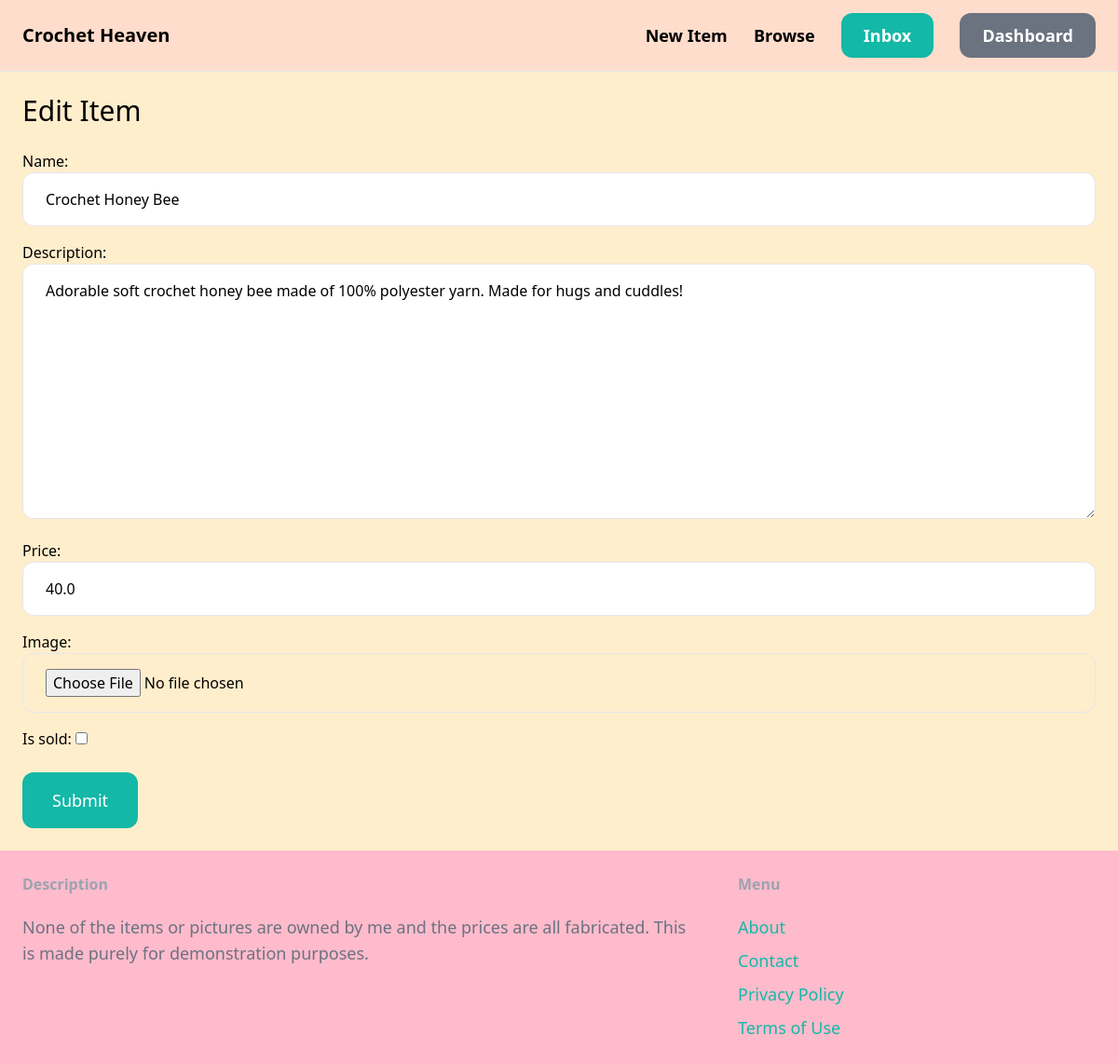
The page /items/3/edit (signed in) on the database as committed earlier.
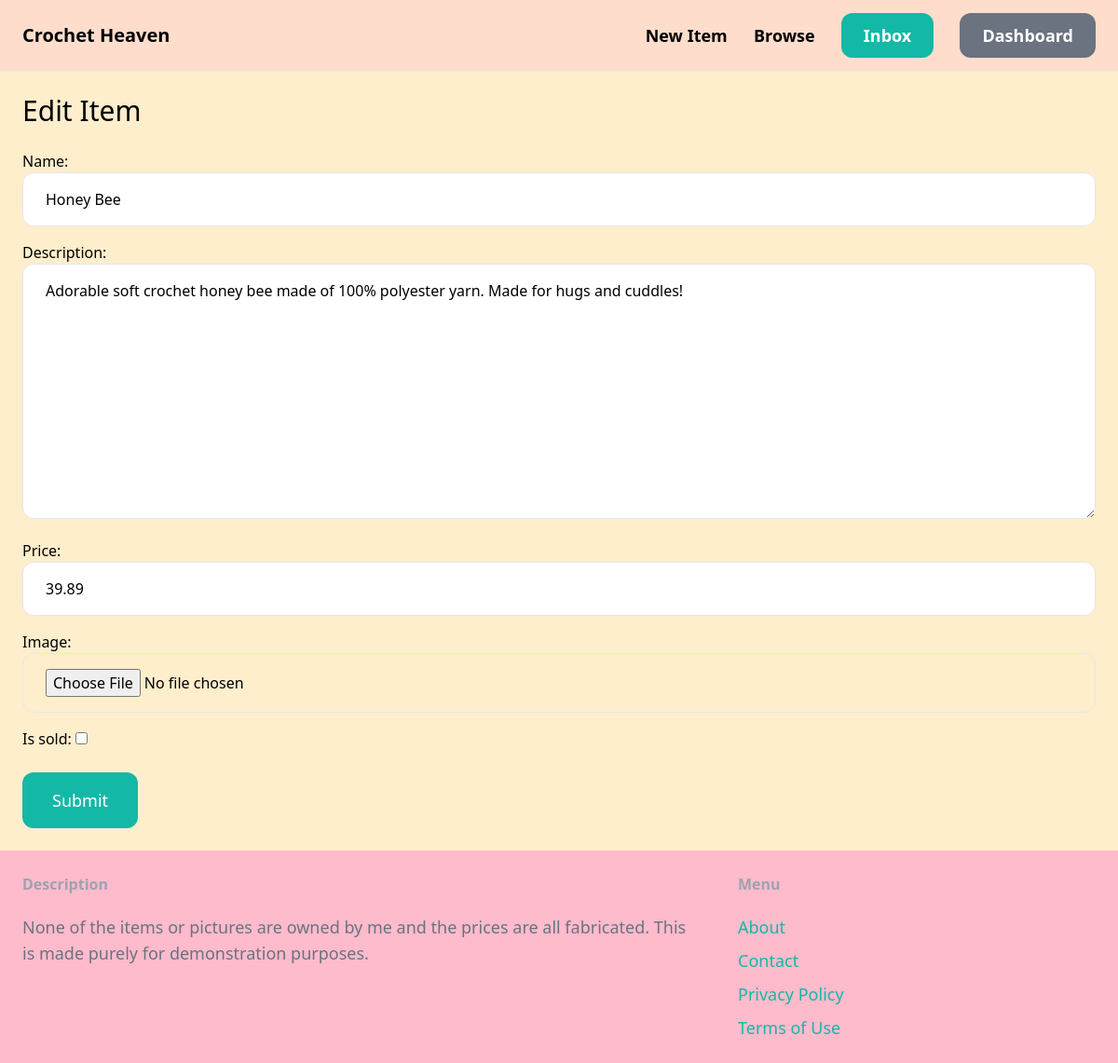
The same page on the database as committed later.
### item/models.py (models this page shows, shortened)
class Item(models.Model):
    category = models.ForeignKey(Category, related_name='items', on_delete=models.CASCADE)
    name = models.CharField(max_length=255)
    description = models.TextField(blank=True, null= True)
    price= models.FloatField()
    image= models.ImageField(upload_to='item_images', blank=True, null=True)
    is_sold = models.BooleanField(default=False)
    created_at= models.DateTimeField(auto_now_add=True)
    created_by =models.ForeignKey(User, related_name='items', on_delete=models.CASCADE)

### item/views.py (the view)
# urls.py: path('<int:pk>/edit', views.edit, name ='edit'),
@login_required
def edit(request, pk):
    item = get_object_or_404(Item, pk=pk, created_by=request.user)
    if request.method == 'POST':
        form = NewItemForm(request.POST, request.FILES, instance=item)
        if form.is_valid():
            form.save()
            return redirect('item:detail', pk=item.id)
    else:
        form = EditItemForm(instance=item)
    return render(request, 'item/form.html', {
        'form': form,
        'title': 'Edit Item',
        })

### item/forms.py
class EditItemForm(forms.ModelForm):
    class Meta:
        model = Item
        fields = ('name', 'description', 'price', 'image','is_sold')
        widgets= {
        'name': forms.TextInput(attrs={
            'class': INPUT_CLASSES
        }),
        'description': forms.Textarea(attrs={
            'class': INPUT_CLASSES
        }),
        'price': forms.TextInput(attrs={
            'class': INPUT_CLASSES
        }),
        'image': forms.FileInput(attrs={
            'class': INPUT_CLASSES
        }),
    }

### item/templates/item/form.html (shortened to what this page needs)
{% extends 'core/base.html' %}
{% block content %}
<h1 class="mb-6 text-3xl">{{ title }}</h1>
<form method="post" action="." enctype="multipart/form-data">
    <div class="space-y-4">
        {{ form.as_p }}
    </div>
    <button class="py-4 px-8 mt-6 text-lg bg-teal-500 hover:bg-teal-700 rounded-xl text-white">Submit</button>
</form>
{% endblock %}

Rows that differ between the two databases and show on the page:
changed Item: name "Crochet Honey Bee" → "Honey Bee"; price "40.0" → "39.89"
